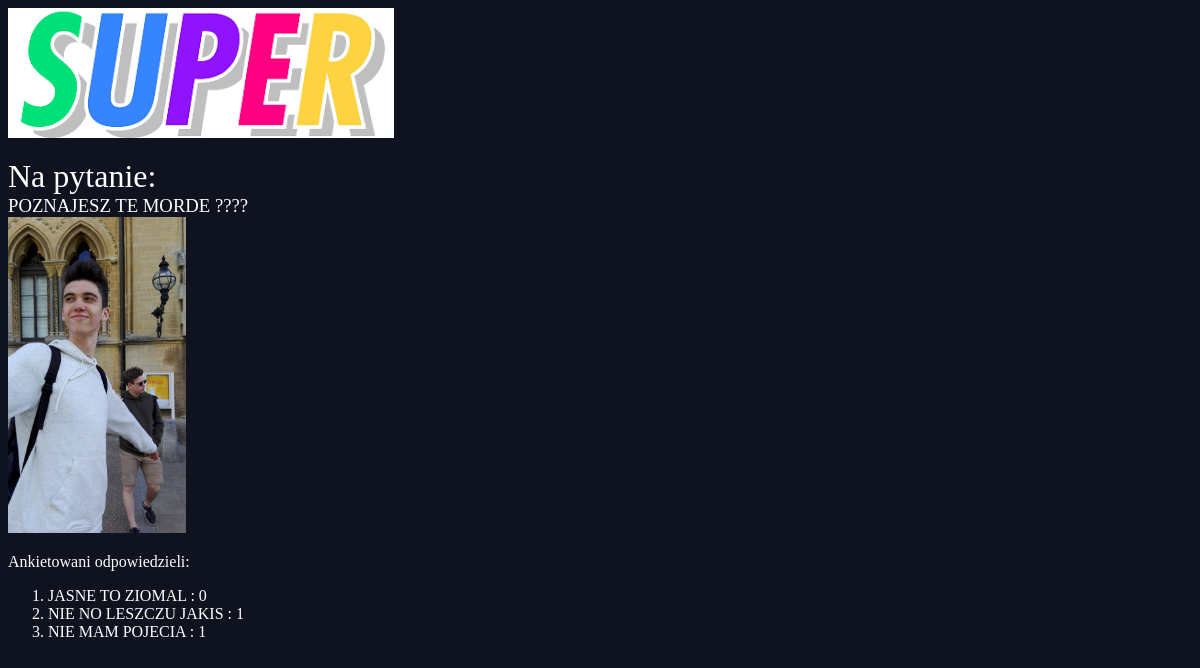
Before: /ankieter/12/wyniki/ with the older database file.
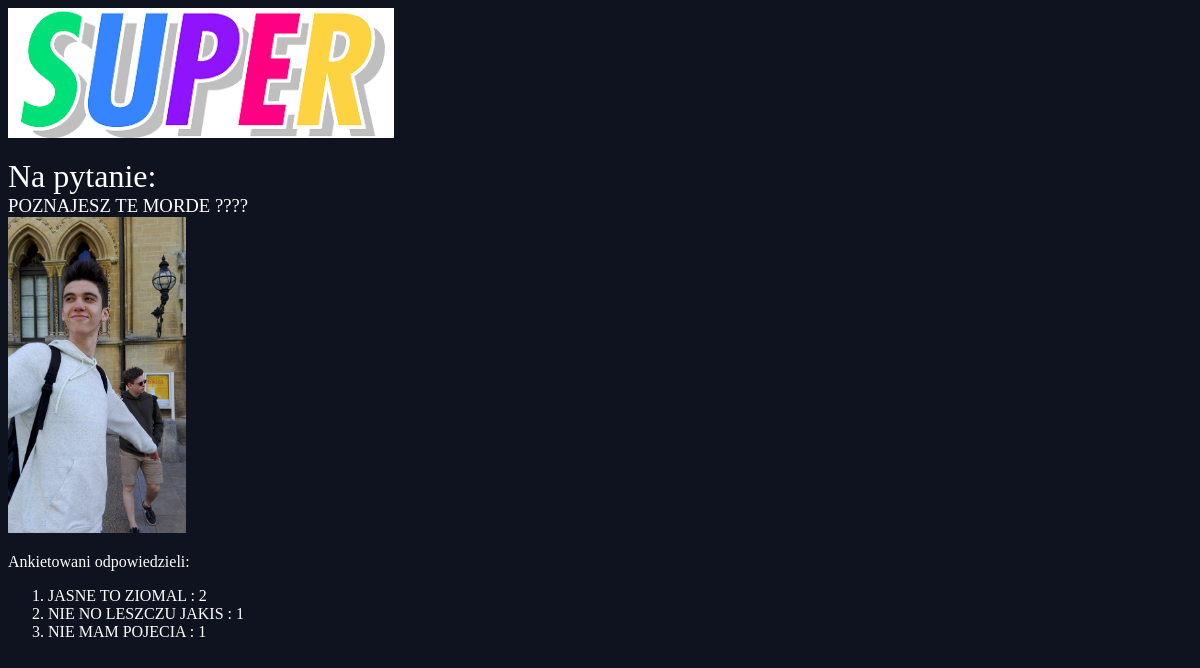
After: the same page with the newer database file.
### ankieter/models.py (models this page shows, shortened)
class Wybor(models.Model):
    pytanie = models.ForeignKey(Pytanie, on_delete=models.CASCADE)
    wybor_text = models.CharField(max_length=200, blank=True)
    votes = models.IntegerField(default=0)
    plik = models.ImageField(default=None, blank=True)
    class Meta:
        verbose_name = 'Wybor'
        verbose_name_plural = 'Wybory'

### ankieter/views.py (the view)
# urls.py: path('<int:pk>/wyniki/', views.WynikiView.as_view(), name='wyniki'),
class WynikiView(generic.DetailView):
    model = Pytanie
    template_name = 'ankieter/wyniki.html'

### ankieter/templates/ankieter/wyniki.html (shortened to what this page needs)
{% extends 'podstawa.html' %}
{% block content %}
<h1>Na pytanie:</h1>
<h3>{{ pytanie.pytanie_text }}</h3>
{% if pytanie.pytanie_plik.url is not None %}
<img src="{{ pytanie.pytanie_plik.url }}"  width="15%" height="15%"/>
{% endif %}
<p>Ankietowani odpowiedzieli:</p>
<ol>
{% for wybor in pytanie.wybor_set.all %}
    <li>{{ wybor.wybor_text }} {% if wybor.plik.url is not None %}<img src="{{ wybor.plik.url }}"  />{% endif %} : {{ wybor.votes }}</li>
{% endfor %}
</ol>
{% endblock%}

Changed rows visible on the page:
changed Wybor "JASNE TO ZIOMAL": votes "0" → "2"
